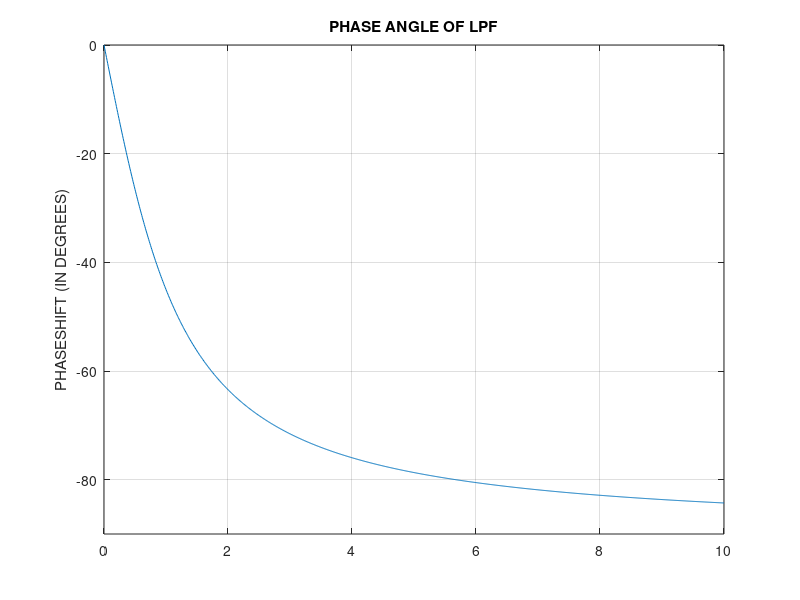

MATLAB code for this plot:
%EET 327L
%DIAMELA DUVERGE E.
%LAB 1E
clf
x= 0:.01: 10;
y= -atan(x)*(180/pi);
plot (x,y)
axis ([0,10, -90,0])
grid
ylabel ('PHASESHIFT (IN DEGREES)');
title ('PHASE ANGLE OF LPF');
